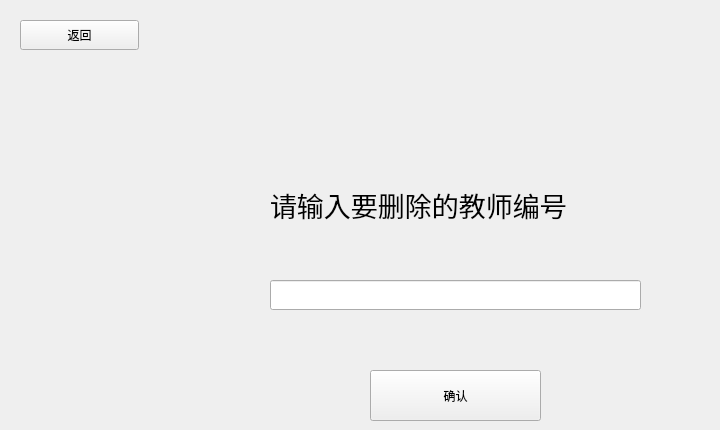
      <widget class="QWidget" name="deletepage">
       <widget class="QLabel" name="deletelabel">
        <property name="geometry">
         <rect>
          <x>270</x>
          <y>170</y>
          <width>441</width>
          <height>71</height>
         </rect>
        </property>
        <property name="text">
         <string>&lt;html&gt;&lt;head/&gt;&lt;body&gt;&lt;p&gt;&lt;span style=&quot; font-size:20pt;&quot;&gt;请输入要删除的教师编号&lt;/span&gt;&lt;/p&gt;&lt;/body&gt;&lt;/html&gt;</string>
        </property>
       </widget>
       <widget class="QLineEdit" name="deleteline">
        <property name="geometry">
         <rect>
          <x>270</x>
          <y>280</y>
          <width>371</width>
          <height>30</height>
         </rect>
        </property>
       </widget>
       <widget class="QPushButton" name="deletebtn">
        <property name="geometry">
         <rect>
          <x>370</x>
          <y>370</y>
          <width>171</width>
          <height>51</height>
         </rect>
        </property>
        <property name="text">
         <string>确认</string>
        </property>
       </widget>
       <widget class="QPushButton" name="lastpage_4">
        <property name="geometry">
         <rect>
          <x>20</x>
          <y>20</y>
          <width>119</width>
          <height>30</height>
         </rect>
        </property>
        <property name="text">
         <string>返回</string>
        </property>
       </widget>
      </widget>
